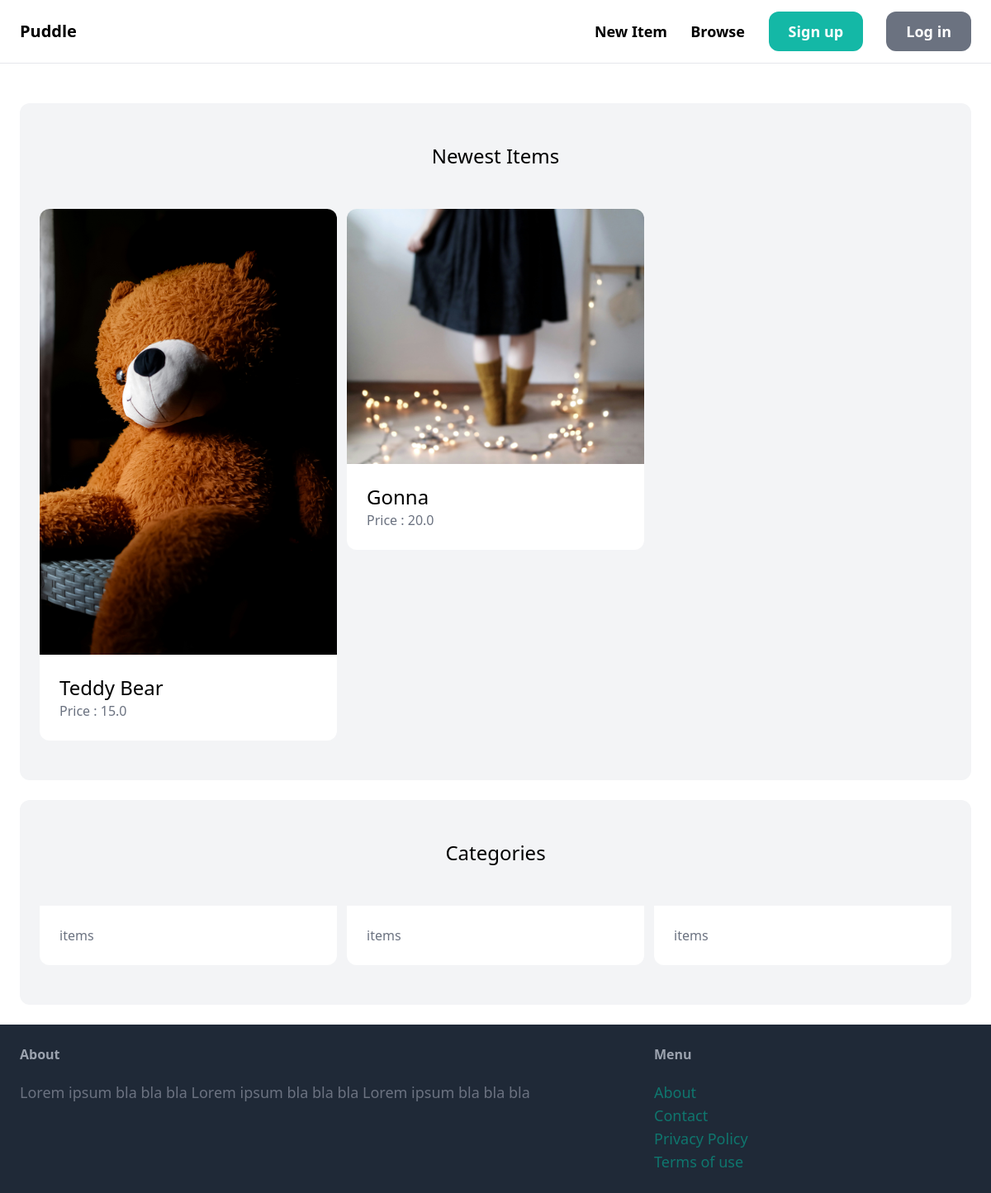
Before: / with the older database file.
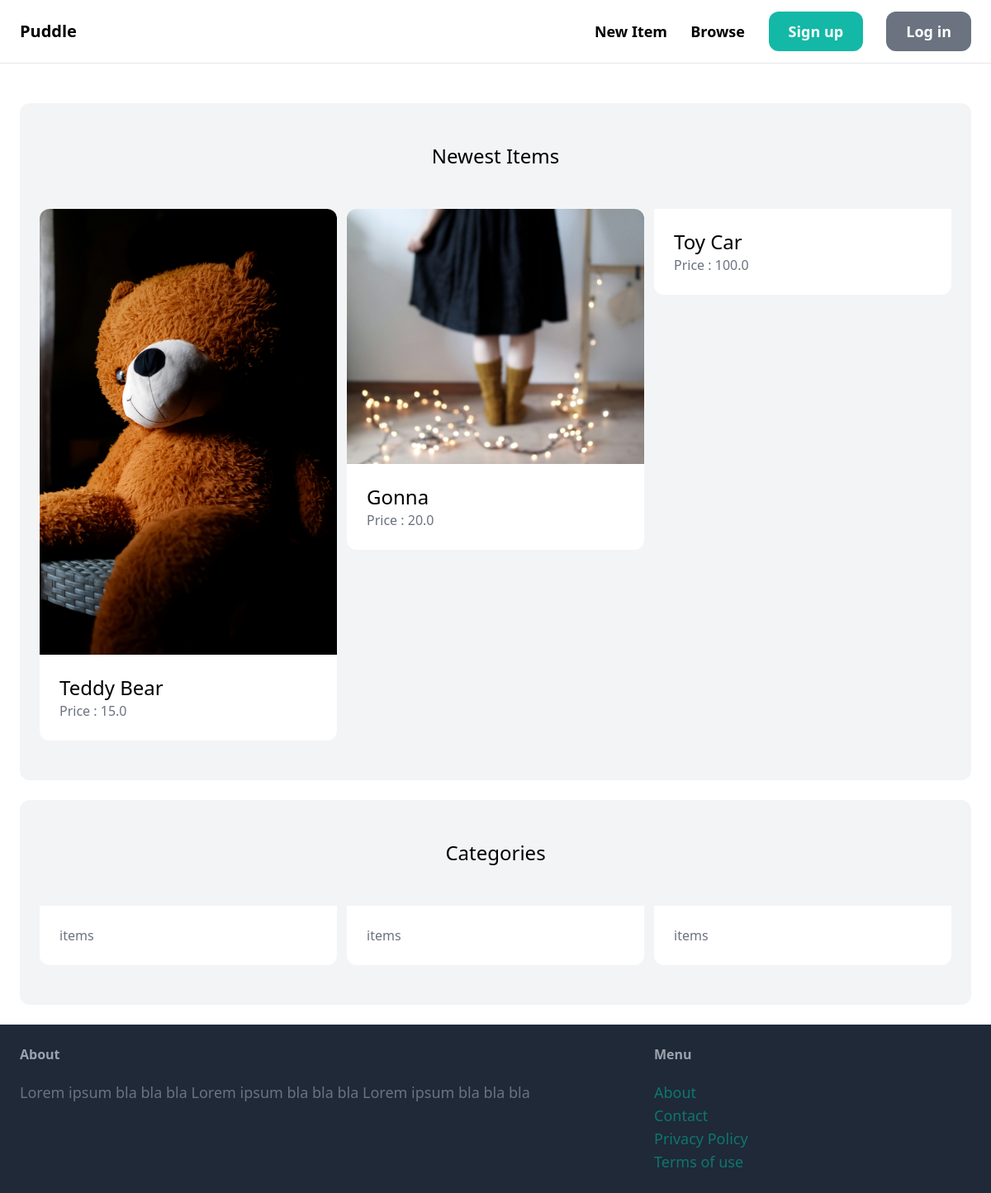
After: the same page with the newer database file.
### item/models.py (models this page shows, shortened)
class Item(models.Model):
    category = models. ForeignKey (Category, related_name='items', on_delete= models. CASCADE)
    name = models.CharField(max_length=255)
    description = models.TextField(blank=True, null=True)
    price = models.FloatField()
    image = models.ImageField(upload_to='item_images' ,  blank=True , null=True)
    is_sold = models.BooleanField(default=False)
    created_by = models.ForeignKey(User , related_name = 'items' ,  on_delete=models.CASCADE)
    created_at = models.DateTimeField(auto_now_add=True)

class Category(models.Model):
    name=models.CharField(max_length=255)
    class Meta:
        ordering = ('name' ,)
        verbose_name_plural='Categories'

### core/views.py (the view)
# urls.py: path("", index, name="index"),
def index(request) :
    items = Item.objects.filter(is_sold = False)[0:6]
    categories = Category.objects.all()
    return render(request, "core/index.html" , {
         'categories' : categories,
         'items' : items
    })

### core/templates/core/index.html (shortened to what this page needs)
{% extends 'core/base.html'%} {%block title%} Welcome {%endblock %} {% block
content %} {%block content%}
<div class="mt-6 px-6 py-12 bg-gray-100 rounded-xl">
  <h2 class="mb-12 text-2xl text-center">Newest Items</h2>
  <div class="grid grid-cols-3 gap-3">
    {% for item in items %}
    <div>
      <a href="{% url 'item:detail' item.id %}">
        <div>
          <img src="{{ item.image.url }}" alt="" class="rounded-t-xl" />
        </div>
        <div class="p-6 bg-white rounded-b-xl">
          <h2 class="text-2xl">{{ item.name }}</h2>
          <p class="text-gray-500">Price : {{item.price}}</p>
        </div>
      </a>
    </div>
    {%endfor%}
  </div>
</div>
<div class="mt-6 px-6 py-12 bg-gray-100 rounded-xl">
  <h2 class="mb-12 text-2xl text-center">Categories</h2>
  <div class="grid grid-cols-3 gap-3">
    {% for category in categories %}
    <a href="#">
      <div class="p-6 bg-white rounded-b-xl">
        <p class="text-gray-500">{{category.item.count}} items</p>
      </div>
    </a>
    {% endfor %}
  </div>
</div>
{% endblock%}

Changed rows visible on the page:
added Item: name "Toy Car", price "100.0"
